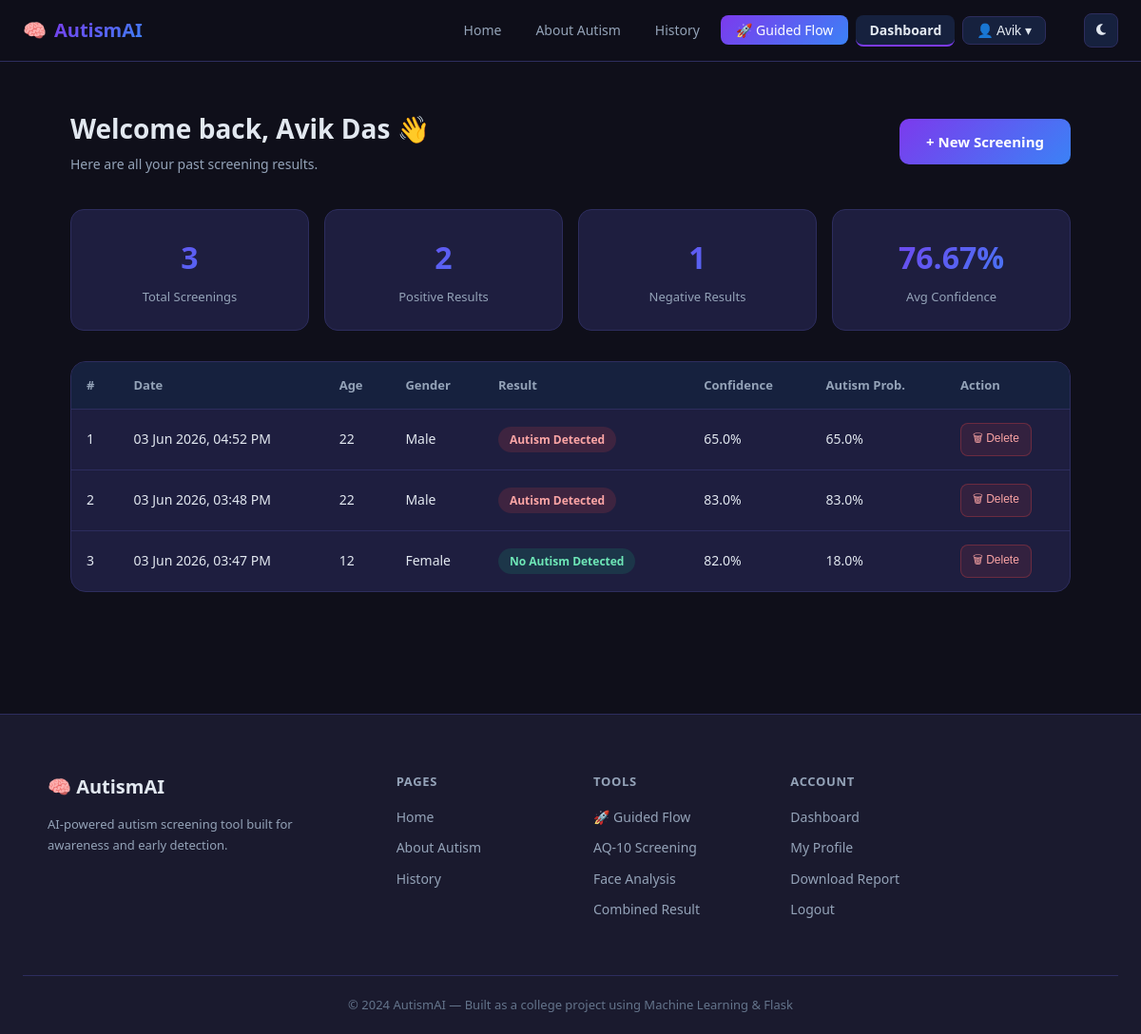
The app's page /dashboard (signed in) with its own data.
### tables this page shows
CREATE TABLE predictions (
            id              INTEGER PRIMARY KEY AUTOINCREMENT,
            user_id         INTEGER NOT NULL,
            date            TEXT    NOT NULL,
            result          TEXT    NOT NULL,
            confidence      REAL    NOT NULL,
            autism_prob     REAL    NOT NULL,
            no_autism_prob  REAL    NOT NULL,
            age             INTEGER NOT NULL,
            gender          TEXT    NOT NULL,
            a1  INTEGER, a2  INTEGER, a3  INTEGER, a4  INTEGER, a5  INTEGER,
            a6  INTEGER, a7  INTEGER, a8  INTEGER, a9  INTEGER, a10 INTEGER,
            FOREIGN KEY (user_id) REFERENCES users (id)
        );

### app.py (the view)
@app.route('/dashboard')
def dashboard():
    if 'user_id' not in session:
        return redirect('/login')
    history          = get_user_predictions(session['user_id'])
    stats            = get_user_stats(session['user_id'])
    combined_results = get_user_combined_results(session['user_id'])
    latest_facial    = get_latest_facial_result(session['user_id'])
    latest_pred      = get_latest_prediction(session['user_id'])
    return render_template('dashboard.html',
                           name=session['name'],
                           history=history,
                           stats=stats,
                           combined_results=combined_results,
                           latest_facial=latest_facial,
                           latest_pred=latest_pred)

### database.py (called while the page is built)
def get_db():
    conn = sqlite3.connect(DATABASE)
    conn.row_factory = sqlite3.Row
    return conn

def get_user_predictions(user_id):
    conn   = get_db()
    cursor = conn.cursor()
    cursor.execute('''
        SELECT * FROM predictions WHERE user_id = ?
        ORDER BY id DESC
    ''', (user_id,))
    results = cursor.fetchall()
    conn.close()
    return results

def get_latest_prediction(user_id):
    conn   = get_db()
    cursor = conn.cursor()
    cursor.execute('''
        SELECT * FROM predictions WHERE user_id = ?
        ORDER BY id DESC LIMIT 1
    ''', (user_id,))
    result = cursor.fetchone()
    conn.close()
    return result

def get_latest_facial_result(user_id):
    conn   = get_db()
    cursor = conn.cursor()
    cursor.execute('''
        SELECT * FROM facial_results WHERE user_id = ?
        ORDER BY id DESC LIMIT 1
    ''', (user_id,))
    result = cursor.fetchone()
    conn.close()
    return result

def get_user_combined_results(user_id):
    conn   = get_db()
    cursor = conn.cursor()
    cursor.execute('''
        SELECT * FROM combined_results WHERE user_id = ?
        ORDER BY id DESC
    ''', (user_id,))
    results = cursor.fetchall()
    conn.close()
    return results

### templates/dashboard.html (shortened to what this page needs)
{% extends 'base.html' %}
{% block content %}
<div class="dashboard-page">
    <div class="dash-header">
        <div>
            <h1>Welcome back, {{ name }} 👋</h1>
            <p>Here are all your past screening results.</p>
        </div>
        <a href="/screen" class="btn-primary">+ New Screening</a>
    </div>
    <div class="dash-stats">
        <div class="dash-stat-card">
            <h3>{{ stats.total }}</h3>
            <p>Total Screenings</p>
        </div>
        <div class="dash-stat-card">
            <h3>{{ stats.positive }}</h3>
            <p>Positive Results</p>
        </div>
        <div class="dash-stat-card">
            <h3>{{ stats.negative }}</h3>
            <p>Negative Results</p>
        </div>
        <div class="dash-stat-card">
            <h3>{{ stats.avg_conf }}%</h3>
            <p>Avg Confidence</p>
        </div>
    </div>
    {% if history %}
    <div class="history-table-wrap">
        <table class="history-table">
            <thead>
                <tr>
                    <th>#</th>
                    <th>Date</th>
                    <th>Age</th>
                    <th>Gender</th>
                    <th>Result</th>
                    <th>Confidence</th>
                    <th>Autism Prob.</th>
                    <th>Action</th>
                </tr>
            </thead>
            <tbody>
                {% for item in history %}
                <tr>
                    <td>{{ loop.index }}</td>
                    <td>{{ item['date'] }}</td>
                    <td>{{ item['age'] }}</td>
                    <td>{{ item['gender'] }}</td>
                    <td>
                        <span class="badge {% if item['result'] == 'Autism Detected' %}badge-red{% else %}badge-green{% endif %}">
                            {{ item['result'] }}
                        </span>
                    </td>
                    <td>{{ item['confidence'] }}%</td>
                    <td>{{ item['autism_prob'] }}%</td>
                    <td>
                        <form action="/delete/{{ item['id'] }}" method="POST"
                              onsubmit="return confirm('Delete this record?')">
                            <button type="submit" class="btn-delete">🗑 Delete</button>
                        </form>
                    </td>
                </tr>
                {% endfor %}
            </tbody>
        </table>
    </div>
    {% endif %}
</div>
{% endblock %}

### templates/base.html (shortened to what this page needs)
<!DOCTYPE html>
<html lang="en" data-theme="dark">
<head>
    <link rel="stylesheet" href="{{ url_for('static', filename='style.css') }}">
    <link rel="stylesheet" href="https://cdnjs.cloudflare.com/ajax/libs/font-awesome/6.4.0/css/all.min.css">
</head>
<body>
<nav class="navbar">
    <div class="nav-container">
        <a href="/" class="nav-logo">
            🧠 <span>AutismAI</span>
        </a>
        <ul class="nav-links">
            <li>
                <a href="/"
                   class="{% if request.path == '/' %}nav-active{% endif %}">
                   Home
                </a>
            </li>
            <li>
                <a href="/about"
                   class="{% if request.path == '/about' %}nav-active{% endif %}">
                   About Autism
                </a>
            </li>
            <li>
                <a href="/history"
                   class="{% if request.path == '/history' %}nav-active{% endif %}">
                   History
                </a>
            </li>
            {% if session.get('user_id') %}
                <li>
                    <a href="/guided-flow" class="btn-nav">
                        🚀 Guided Flow
                    </a>
                </li>
                <li>
                    <a href="/dashboard"
                       class="{% if request.path == '/dashboard' %}nav-active{% endif %}">
                       Dashboard
                    </a>
                </li>
                <li class="dropdown">
                    <button class="dropdown-btn">
                        👤 {{ session['name'].split()[0] }} ▾
                    </button>
                </li>
            {% endif %}
        </ul>
        <button class="theme-toggle" onclick="toggleTheme()"
                title="Toggle theme">
            <i class="fa fa-moon" id="theme-icon"></i>
        </button>
    </div>
</nav>
<main>
    {% block content %}{% endblock %}
</main>
<footer class="footer">
    <div class="footer-container">
        <div class="footer-brand">
            <h3>🧠 AutismAI</h3>
            <p>AI-powered autism screening tool built for awareness
               and early detection.</p>
        </div>
        <div class="footer-links">
            <h4>Pages</h4>
            <a href="/">Home</a>
            <a href="/about">About Autism</a>
            <a href="/history">History</a>
        </div>
        <div class="footer-links">
            <h4>Tools</h4>
            <a href="/guided-flow">🚀 Guided Flow</a>
            <a href="/screen">AQ-10 Screening</a>
            <a href="/facial-tracking">Face Analysis</a>
            <a href="/combined-result">Combined Result</a>
        </div>
        <div class="footer-links">
            <h4>Account</h4>
            {% if session.get('user_id') %}
                <a href="/dashboard">Dashboard</a>
                <a href="/profile">My Profile</a>
                <a href="/download-report">Download Report</a>
                <a href="/logout">Logout</a>
            {% else %}
                <a href="/login">Login</a>
                <a href="/signup">Sign Up</a>
            {% endif %}
        </div>
    </div>
    <div class="footer-bottom">
        <p>© 2024 AutismAI — Built as a college project using
           Machine Learning & Flask</p>
    </div>
</footer>
</body>
</html>

### records on screen
predictions: date "03 Jun 2026, 04:52 PM", age "22", gender "Male", result "Autism Detected", confidence "65.0", autism_prob "65.0"
predictions: date "03 Jun 2026, 03:48 PM", age "22", gender "Male", result "Autism Detected", confidence "83.0", autism_prob "83.0"
predictions: date "03 Jun 2026, 03:47 PM", age "12", gender "Female", result "No Autism Detected", confidence "82.0", autism_prob "18.0"

### other values on screen
{{ session['name'].split()[0] }} "Avik"
{{ name }} "Avik Das"
{{ stats.total }} "3"
{{ stats.positive }} "2"
{{ stats.negative }} "1"
{{ stats.avg_conf }} "76.67"
